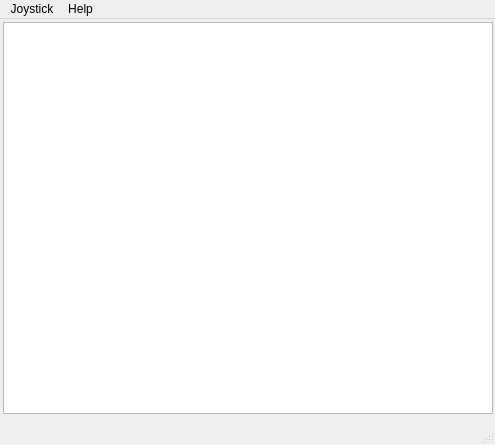
<?xml version="1.0" encoding="UTF-8"?>
<ui version="4.0">
 <class>MainWindow</class>
 <widget class="QMainWindow" name="MainWindow">
  <property name="geometry">
   <rect>
    <x>0</x>
    <y>0</y>
    <width>495</width>
    <height>445</height>
   </rect>
  </property>
  <property name="minimumSize">
   <size>
    <width>495</width>
    <height>445</height>
   </size>
  </property>
  <property name="maximumSize">
   <size>
    <width>495</width>
    <height>445</height>
   </size>
  </property>
  <property name="windowTitle">
   <string>QJoystick Reader</string>
  </property>
  <property name="windowIcon">
   <iconset resource="images.qrc">
    <normaloff>:/home/teknoman117/Projects/Qt4/QJoystickTest/input-gaming.png</normaloff>:/home/teknoman117/Projects/Qt4/QJoystickTest/input-gaming.png</iconset>
  </property>
  <widget class="QWidget" name="centralWidget">
   <widget class="QTableWidget" name="DataTable">
    <property name="geometry">
     <rect>
      <x>3</x>
      <y>3</y>
      <width>490</width>
      <height>392</height>
     </rect>
    </property>
   </widget>
  </widget>
  <widget class="QStatusBar" name="statusBar"/>
  <widget class="QMenuBar" name="menuBar">
   <property name="geometry">
    <rect>
     <x>0</x>
     <y>0</y>
     <width>495</width>
     <height>25</height>
    </rect>
   </property>
   <widget class="QMenu" name="menuJoystick">
    <property name="title">
     <string>Joystick</string>
    </property>
    <addaction name="actionOpenJoystick"/>
    <addaction name="actionChangeThreshold"/>
    <addaction name="separator"/>
    <addaction name="actionExit"/>
   </widget>
   <widget class="QMenu" name="menuHelp">
    <property name="title">
     <string>Help</string>
    </property>
    <addaction name="actionAbout"/>
   </widget>
   <addaction name="menuJoystick"/>
   <addaction name="menuHelp"/>
  </widget>
  <action name="actionOpenJoystick">
   <property name="text">
    <string>Open Joystick</string>
   </property>
  </action>
  <action name="actionChangeThreshold">
   <property name="text">
    <string>Edit Axis Threshold</string>
   </property>
  </action>
  <action name="actionExit">
   <property name="text">
    <string>Exit</string>
   </property>
  </action>
  <action name="actionAbout">
   <property name="text">
    <string>About</string>
   </property>
  </action>
 </widget>
 <layoutdefault spacing="6" margin="11"/>
 <resources>
  <include location="images.qrc"/>
 </resources>
 <connections/>
</ui>
